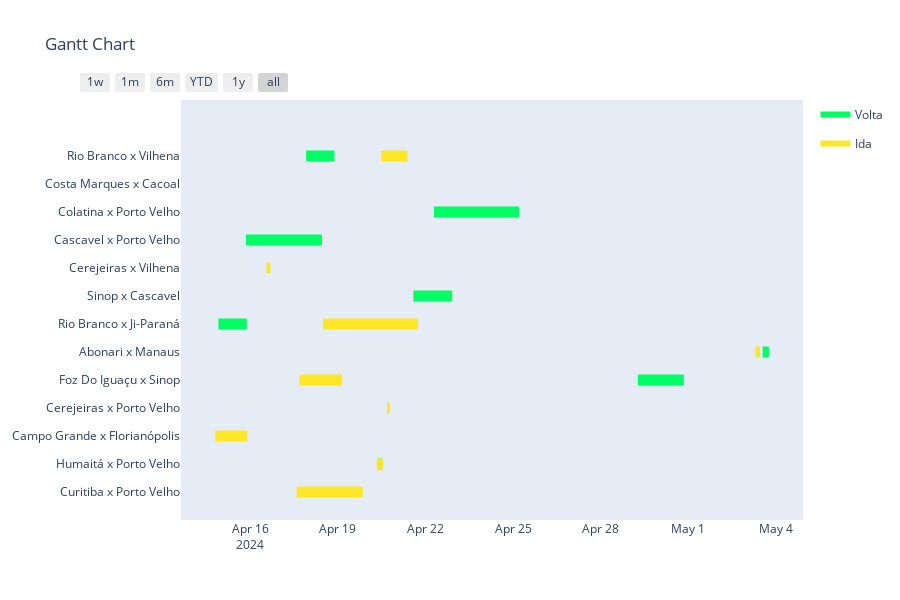

Notebook code cell kept with this figure:
### Code cell
import plotly.figure_factory as ff

linhas_func = {}

#PUXANDO SOMENTE AS LINHAS QUE ATENDEM NAQUELE PERÍODO
cont_lin = 0
for lin in linhas_dados:
    
    if cont_lin < 22:
        secc_by_linha = linhas_dados[lin]['FREQUÊNCIA']

        merge_dates = [dat for dat in list_datas if dat.weekday() in secc_by_linha]
        if len(merge_dates) > 0: 
            cont_lin += 1
            linhas_func[linhas_dados[lin]['LINHA']] = {sent: [(values['HORÁRIO CHEGADA'], values['HORÁRIO SAIDA']) for values in dict(linhas_dados[lin]['PERCURSO'][sent]).values()] for sent in linhas_dados[lin]['PERCURSO']}

#PREPARANDO OS DADOS PARA O GRÁFICO GANTT
linhas_for_gantt = []
for lin, values in linhas_func.items():
    for sent in values.keys():
        linhas_for_gantt.append(dict(Task=str(lin).strip(), Start=[x[0] for x in values[sent]][0], Finish=[x[1] for x in values[sent]][-1], Resource=sent))

        
#APRESENTANDO O GRÁFICO
colors = {
            'Ida': (1, 0.9, 0.16),
            'Volta': 'rgb(0, 255, 100)'
          }


fig = ff.create_gantt(linhas_for_gantt, colors=colors, index_col='Resource', show_colorbar=True,
                      group_tasks=True)
fig.show()

### Figure 1 — Plotly figure (JSON) as saved in the notebook; plotly's stock layout.template omitted (floating-point values rounded to 4 significant figures)
{"data": [{"fill": "toself", "fillcolor": "rgb(0, 255, 100)", "hoverinfo": "name", "legendgroup": "rgb(0, 255, 100)", "mode": "none", "name": "Volta", "type": "scatter", "x": ["2024-04-17 21:55:00", "2024-04-18 21:15:00", "2024-04-18 21:15:00", "2024-04-17 21:55:00", "2024-04-17 21:55:00", "15:57:00", "15:57:00", "15:57:00", "15:57:00", "15:57:00", "2024-04-22 07:00:00", "2024-04-25 04:55:00", "2024-04-25 04:55:00", "2024-04-22 07:00:00", "2024-04-22 07:00:00", "2024-04-15 20:25:00", "2024-04-18 11:00:00", "2024-04-18 11:00:00", "2024-04-15 20:25:00", "2024-04-15 20:25:00", "17:10:00", "17:05:00", "17:05:00", "17:10:00", "17:10:00", "2024-04-21 14:00:00", "2024-04-22 21:55:00", "2024-04-22 21:55:00", "2024-04-21 14:00:00", "2024-04-21 14:00:00", "2024-04-14 21:55:00", "2024-04-15 21:15:00", "2024-04-15 21:15:00", "2024-04-14 21:55:00", "2024-04-14 21:55:00", "2024-05-03 12:55:00", "2024-05-03 18:05:00", "2024-05-03 18:05:00", "2024-05-03 12:55:00", "2024-05-03 12:55:00", "2024-04-29 06:25:00", "2024-04-30 20:09:00", "2024-04-30 20:09:00", "2024-04-29 06:25:00", "2024-04-29 06:25:00", "14:10:00", "05:25:00", "05:25:00", "14:10:00", "14:10:00", "06:45:00", "11:15:00", "11:15:00", "06:45:00", "06:45:00", "2024-04-20 08:45:00", "2024-04-20 12:26:00", "2024-04-20 12:26:00", "2024-04-20 08:45:00"], "y": [11.8, 11.8, 12.2, 12.2, null, 10.8, 10.8, 11.2, 11.2, null, 9.8, 9.8, 10.2, 10.2, null, 8.8, 8.8, 9.2, 9.2, null, 7.8, 7.8, 8.2, 8.2, null, 6.8, 6.8, 7.2, 7.2, null, 5.8, 5.8, 6.2, 6.2, null, 4.8, 4.8, 5.2, 5.2, null, 3.8, 3.8, 4.2, 4.2, null, 2.8, 2.8, 3.2, 3.2, null, 1.8, 1.8, 2.2, 2.2, null, 0.8, 0.8, 1.2, 1.2]}, {"fill": "toself", "fillcolor": "rgb(255, 230, 41)", "hoverinfo": "name", "legendgroup": "rgb(255, 230, 41)", "mode": "none", "name": "Ida", "type": "scatter", "x": ["2024-04-20 11:45:00", "2024-04-21 09:10:00", "2024-04-21 09:10:00", "2024-04-20 11:45:00", "2024-04-20 11:45:00", "00:15:00", "03:10:00", "03:10:00", "00:15:00", "00:15:00", "13:10:00", "20:25:00", "20:25:00", "13:10:00", "13:10:00", "2024-04-16 13:25:00", "2024-04-16 16:40:00", "2024-04-16 16:40:00", "2024-04-16 13:25:00", "2024-04-16 13:25:00", "2024-04-18 11:45:00", "2024-04-21 17:55:00", "2024-04-21 17:55:00", "2024-04-18 11:45:00", "2024-04-18 11:45:00", "2024-05-03 7:15:00", "2024-05-03 10:50:00", "2024-05-03 10:50:00", "2024-05-03 7:15:00", "2024-05-03 7:15:00", "2024-04-17 16:25:00", "2024-04-19 03:35:00", "2024-04-19 03:35:00", "2024-04-17 16:25:00", "2024-04-17 16:25:00", "2024-04-20 16:24:00", "2024-04-20 18:55:00", "2024-04-20 18:55:00", "2024-04-20 16:24:00", "2024-04-20 16:24:00", "2024-04-14 19:10:00", "2024-04-15 21:40:00", "2024-04-15 21:40:00", "2024-04-14 19:10:00", "2024-04-14 19:10:00", "2024-04-20 08:00:00", "2024-04-20 13:00:00", "2024-04-20 13:00:00", "2024-04-20 08:00:00", "2024-04-20 08:00:00", "2024-04-17 14:10:00", "2024-04-19 20:25:00", "2024-04-19 20:25:00", "2024-04-17 14:10:00"], "y": [11.8, 11.8, 12.2, 12.2, null, 9.8, 9.8, 10.2, 10.2, null, 8.8, 8.8, 9.2, 9.2, null, 7.8, 7.8, 8.2, 8.2, null, 5.8, 5.8, 6.2, 6.2, null, 4.8, 4.8, 5.2, 5.2, null, 3.8, 3.8, 4.2, 4.2, null, 2.8, 2.8, 3.2, 3.2, null, 1.8, 1.8, 2.2, 2.2, null, 0.8, 0.8, 1.2, 1.2, null, -0.2, -0.2, 0.2, 0.2]}, {"legendgroup": "rgb(0, 255, 100)", "marker": {"color": "rgb(0, 255, 100)", "opacity": 0, "size": 1}, "mode": "markers", "name": "", "showlegend": false, "text": [null, null, null, null, null, null, null, null, null, null, null, null, null, null, null, null, null, null, null, null, null, null, null, null], "type": "scatter", "x": ["2024-04-17 21:55:00", "2024-04-18 21:15:00", "15:57:00", "15:57:00", "2024-04-22 07:00:00", "2024-04-25 04:55:00", "2024-04-15 20:25:00", "2024-04-18 11:00:00", "17:10:00", "17:05:00", "2024-04-21 14:00:00", "2024-04-22 21:55:00", "2024-04-14 21:55:00", "2024-04-15 21:15:00", "2024-05-03 12:55:00", "2024-05-03 18:05:00", "2024-04-29 06:25:00", "2024-04-30 20:09:00", "14:10:00", "05:25:00", "06:45:00", "11:15:00", "2024-04-20 08:45:00", "2024-04-20 12:26:00"], "y": [12, 12, 11, 11, 10, 10, 9, 9, 8, 8, 7, 7, 6, 6, 5, 5, 4, 4, 3, 3, 2, 2, 1, 1]}, {"legendgroup": "rgb(255, 230, 41)", "marker": {"color": "rgb(255, 230, 41)", "opacity": 0, "size": 1}, "mode": "markers", "name": "", "showlegend": false, "text": [null, null, null, null, null, null, null, null, null, null, null, null, null, null, null, null, null, null, null, null, null, null], "type": "scatter", "x": ["2024-04-20 11:45:00", "2024-04-21 09:10:00", "00:15:00", "03:10:00", "13:10:00", "20:25:00", "2024-04-16 13:25:00", "2024-04-16 16:40:00", "2024-04-18 11:45:00", "2024-04-21 17:55:00", "2024-05-03 7:15:00", "2024-05-03 10:50:00", "2024-04-17 16:25:00", "2024-04-19 03:35:00", "2024-04-20 16:24:00", "2024-04-20 18:55:00", "2024-04-14 19:10:00", "2024-04-15 21:40:00", "2024-04-20 08:00:00", "2024-04-20 13:00:00", "2024-04-17 14:10:00", "2024-04-19 20:25:00"], "y": [12, 12, 10, 10, 9, 9, 8, 8, 6, 6, 5, 5, 4, 4, 3, 3, 2, 2, 1, 1, 0, 0]}], "layout": {"height": 600, "hovermode": "closest", "showlegend": true, "title": {"text": "Gantt Chart"}, "xaxis": {"rangeselector": {"buttons": [{"count": 7, "label": "1w", "step": "day", "stepmode": "backward"}, {"count": 1, "label": "1m", "step": "month", "stepmode": "backward"}, {"count": 6, "label": "6m", "step": "month", "stepmode": "backward"}, {"count": 1, "label": "YTD", "step": "year", "stepmode": "todate"}, {"count": 1, "label": "1y", "step": "year", "stepmode": "backward"}, {"step": "all"}]}, "showgrid": false, "type": "date", "zeroline": false}, "yaxis": {"autorange": false, "range": [-1, 14], "showgrid": false, "ticktext": ["Curitiba x Porto Velho", "Humaitá x Porto Velho", "Campo Grande x Florianópolis", "Cerejeiras x Porto Velho", "Foz Do Iguaçu x Sinop", "Abonari x Manaus", "Rio Branco x Ji-Paraná", "Sinop x Cascavel", "Cerejeiras x Vilhena", "Cascavel x Porto Velho", "Colatina x Porto Velho", "Costa Marques x Cacoal", "Rio Branco x Vilhena"], "tickvals": [0, 1, 2, 3, 4, 5, 6, 7, 8, 9, 10, 11, 12], "zeroline": false}}}
